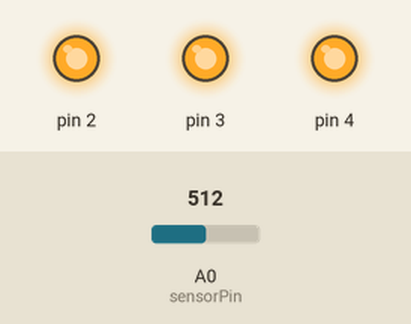
A sketch run on a simulated Arduino Uno, built with avr-gcc and run on an emulated ATmega328P. Parts: output pins drawn as LEDs (lit = HIGH). Inputs (shaded band) come from the test bench; at power-on: A0 (sensorPin) = 512. What the sketch prints to the serial monitor is not drawn.

Above: at 1.2 s.
1.3 s: A0 (sensorPin) set to 150
3.3 s: A0 (sensorPin) set to 129
At 4.5 s:
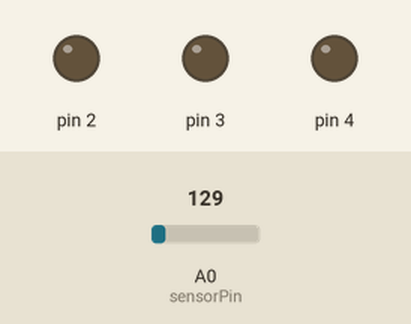
4.8 s: A0 (sensorPin) set to 306
At 5.5 s:
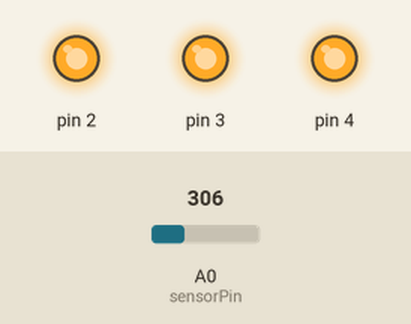
6.3 s: A0 (sensorPin) set to 122
At 6.8 s:
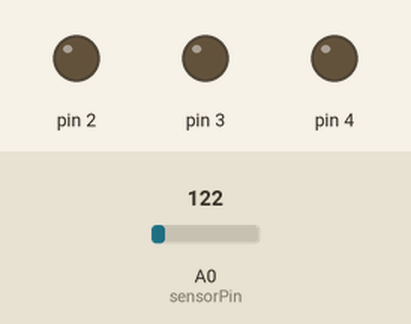
Timing chart, 0 to 8.8 s (numbered marks = the images above; inputs shaded):
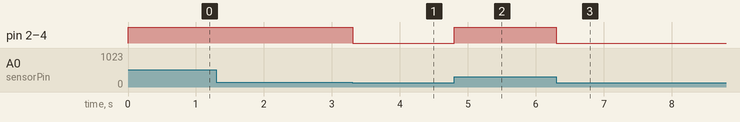

Measured:
- the behaviour switches between 140 and 139 on A0 (sensorPin) (found by bisection; images 0 and 1)
- after the input at 1.3 s, every drawn part: stays the same
- after the input at 3.3 s, pin 2–4: HIGH → LOW at once
- after the input at 4.8 s, pin 2–4: LOW → HIGH at once
- after the input at 6.3 s, pin 2–4: HIGH → LOW at once

The sketch:

heat_sensor.ino
```cpp
const int sensorPin = A0;
const int baselineTemp = 18;

void setup() {
  // put your setup code here, to run once:
  Serial.begin(9600);
  for(int i =2; i<5; i++){
    pinMode(i, OUTPUT);
    digitalWrite(i, 0);
  }

}

void loop() {
  // put your main code here, to run repeatedly:
  int sensorVal = analogRead(sensorPin);

  float voltage  = (sensorVal/1024.0) * 5.0;

  float temperature = (voltage - .5)*100;

  if(temperature > baselineTemp){
    Serial.print("temp");
    Serial.print(temperature);
     for(int i =2; i<5; i++){
    digitalWrite(i, 1);
    }
  }
  else{
     for(int i =2; i<5; i++){
    digitalWrite(i, 0);
    }
  }
}
```
